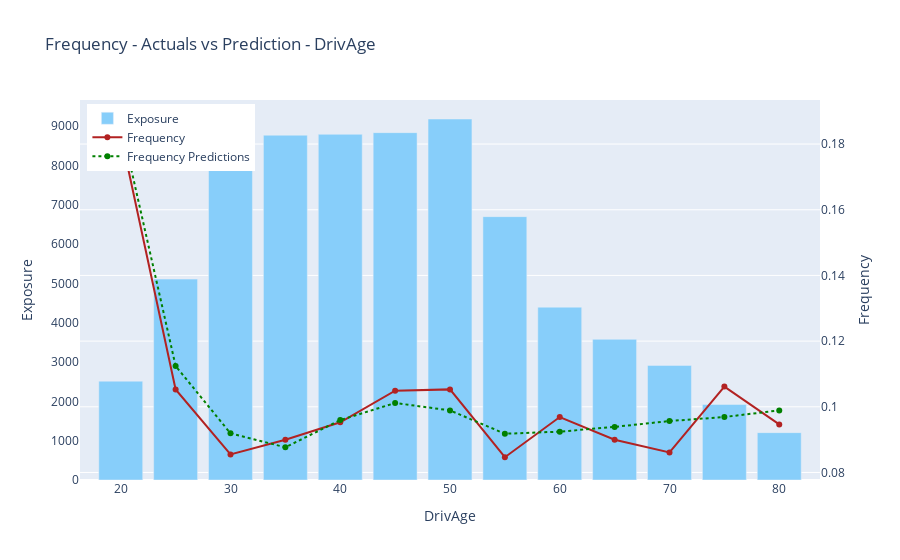

Notebook source saved alongside this figure:
### Code cell
plot_aggregated_data(visual_data = aggregated_data, 
                        feature = feature, 
                        target = 'Frequency', 
                        prediction = 'FrequencyPrediction',
                        exposure = 'Exposure')

### Figure 1 — Plotly figure (JSON) as saved in the notebook; plotly's stock layout.template omitted (floating-point values rounded to 4 significant figures)
{"data": [{"marker": {"color": "lightskyblue"}, "name": "Exposure", "type": "bar", "x": [20.0, 25.0, 30.0, 35.0, 40.0, 45.0, 50.0, 55.0, 60.0, 65.0, 70.0, 75.0, 80.0], "y": [2514.0, 5111.0, 7872.0, 8771.0, 8794.0, 8836.0, 9183.0, 6699.0, 4397.0, 3579.0, 2916.0, 1922.0, 1205.0], "yaxis": "y"}, {"line": {"color": "firebrick"}, "mode": "lines+markers", "name": "Frequency", "type": "scatter", "x": [20.0, 25.0, 30.0, 35.0, 40.0, 45.0, 50.0, 55.0, 60.0, 65.0, 70.0, 75.0, 80.0], "y": [0.183, 0.1053, 0.0855, 0.08996, 0.09529, 0.1049, 0.1053, 0.08464, 0.09689, 0.08998, 0.08609, 0.1061, 0.09464], "yaxis": "y2"}, {"line": {"color": "green", "dash": "dot"}, "mode": "lines+markers", "name": "Frequency Predictions", "type": "scatter", "x": [20.0, 25.0, 30.0, 35.0, 40.0, 45.0, 50.0, 55.0, 60.0, 65.0, 70.0, 75.0, 80.0], "y": [0.1865, 0.1124, 0.09192, 0.08766, 0.09595, 0.1012, 0.0989, 0.0918, 0.09243, 0.09389, 0.09566, 0.09689, 0.09891], "yaxis": "y2"}], "layout": {"barmode": "group", "legend": {"x": 0.01, "y": 0.99}, "title": {"text": "Frequency - Actuals vs Prediction - DrivAge"}, "xaxis": {"title": {"text": "DrivAge"}}, "yaxis": {"showgrid": false, "side": "left", "title": {"text": "Exposure"}}, "yaxis2": {"overlaying": "y", "side": "right", "title": {"text": "Frequency"}}}}
